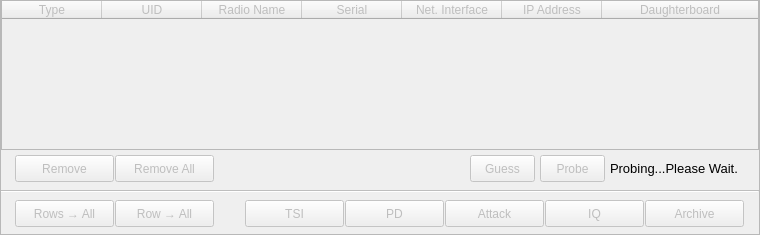
        <widget class="QFrame" name="frame1_11">
         <property name="geometry">
          <rect>
           <x>295</x>
           <y>30</y>
           <width>760</width>
           <height>235</height>
          </rect>
         </property>
         <property name="frameShape">
          <enum>QFrame::StyledPanel</enum>
         </property>
         <property name="frameShadow">
          <enum>QFrame::Raised</enum>
         </property>
         <widget class="QPushButton" name="pushButton_archive_4">
          <property name="enabled">
           <bool>false</bool>
          </property>
          <property name="geometry">
           <rect>
            <x>645</x>
            <y>200</y>
            <width>99</width>
            <height>27</height>
           </rect>
          </property>
          <property name="text">
           <string>Archive</string>
          </property>
         </widget>
         <widget class="QTableWidget" name="tableWidget_scan_results_4">
          <property name="enabled">
           <bool>false</bool>
          </property>
          <property name="geometry">
           <rect>
            <x>1</x>
            <y>0</y>
            <width>758</width>
            <height>150</height>
           </rect>
          </property>
          <property name="selectionMode">
           <enum>QAbstractItemView::SingleSelection</enum>
          </property>
          <property name="selectionBehavior">
           <enum>QAbstractItemView::SelectItems</enum>
          </property>
          <attribute name="horizontalHeaderStretchLastSection">
           <bool>true</bool>
          </attribute>
          <attribute name="verticalHeaderVisible">
           <bool>false</bool>
          </attribute>
          <column>
           <property name="text">
            <string>Type</string>
           </property>
          </column>
          <column>
           <property name="text">
            <string>UID</string>
           </property>
          </column>
          <column>
           <property name="text">
            <string>Radio Name</string>
           </property>
          </column>
          <column>
           <property name="text">
            <string>Serial</string>
           </property>
          </column>
          <column>
           <property name="text">
            <string>Net. Interface</string>
           </property>
          </column>
          <column>
           <property name="text">
            <string>IP Address</string>
           </property>
          </column>
          <column>
           <property name="text">
            <string>Daughterboard</string>
           </property>
          </column>
         </widget>
         <widget class="QPushButton" name="pushButton_tsi_4">
          <property name="enabled">
           <bool>false</bool>
          </property>
          <property name="geometry">
           <rect>
            <x>245</x>
            <y>200</y>
            <width>99</width>
            <height>27</height>
           </rect>
          </property>
          <property name="text">
           <string>TSI</string>
          </property>
         </widget>
         <widget class="QPushButton" name="pushButton_scan_results_remove_4">
          <property name="enabled">
           <bool>false</bool>
          </property>
          <property name="geometry">
           <rect>
            <x>15</x>
            <y>155</y>
            <width>99</width>
            <height>27</height>
           </rect>
          </property>
          <property name="text">
           <string>Remove</string>
          </property>
         </widget>
         <widget class="QLabel" name="label2_scan_results_probe_4">
          <property name="geometry">
           <rect>
            <x>610</x>
            <y>155</y>
            <width>145</width>
            <height>27</height>
           </rect>
          </property>
          <property name="font">
           <font>
            <pointsize>10</pointsize>
           </font>
          </property>
          <property name="text">
           <string>Probing...Please Wait.</string>
          </property>
          <property name="alignment">
           <set>Qt::AlignLeading|Qt::AlignLeft|Qt::AlignVCenter</set>
          </property>
         </widget>
         <widget class="QPushButton" name="pushButton_add_to_all_4">
          <property name="enabled">
           <bool>false</bool>
          </property>
          <property name="geometry">
           <rect>
            <x>115</x>
            <y>200</y>
            <width>99</width>
            <height>27</height>
           </rect>
          </property>
          <property name="text">
           <string>Row → All</string>
          </property>
         </widget>
         <widget class="QPushButton" name="pushButton_attack_4">
          <property name="enabled">
           <bool>false</bool>
          </property>
          <property name="geometry">
           <rect>
            <x>445</x>
            <y>200</y>
            <width>99</width>
            <height>27</height>
           </rect>
          </property>
          <property name="text">
           <string>Attack</string>
          </property>
         </widget>
         <widget class="QPushButton" name="pushButton_iq_4">
          <property name="enabled">
           <bool>false</bool>
          </property>
          <property name="geometry">
           <rect>
            <x>545</x>
            <y>200</y>
            <width>99</width>
            <height>27</height>
           </rect>
          </property>
          <property name="text">
           <string>IQ</string>
          </property>
         </widget>
         <widget class="QPushButton" name="pushButton_pd_4">
          <property name="enabled">
           <bool>false</bool>
          </property>
          <property name="geometry">
           <rect>
            <x>345</x>
            <y>200</y>
            <width>99</width>
            <height>27</height>
           </rect>
          </property>
          <property name="text">
           <string>PD</string>
          </property>
         </widget>
         <widget class="Line" name="line3_scan_results_4">
          <property name="enabled">
           <bool>false</bool>
          </property>
          <property name="geometry">
           <rect>
            <x>1</x>
            <y>190</y>
            <width>758</width>
            <height>2</height>
           </rect>
          </property>
          <property name="orientation">
           <enum>Qt::Horizontal</enum>
          </property>
         </widget>
         <widget class="QPushButton" name="pushButton_scan_results_guess_4">
          <property name="enabled">
           <bool>false</bool>
          </property>
          <property name="geometry">
           <rect>
            <x>470</x>
            <y>155</y>
            <width>65</width>
            <height>27</height>
           </rect>
          </property>
          <property name="text">
           <string>Guess</string>
          </property>
         </widget>
         <widget class="QPushButton" name="pushButton_scan_results_probe_4">
          <property name="enabled">
           <bool>false</bool>
          </property>
          <property name="geometry">
           <rect>
            <x>540</x>
            <y>155</y>
            <width>65</width>
            <height>27</height>
           </rect>
          </property>
          <property name="text">
           <string>Probe</string>
          </property>
         </widget>
         <widget class="QPushButton" name="pushButton_rows_to_all_4">
          <property name="enabled">
           <bool>false</bool>
          </property>
          <property name="geometry">
           <rect>
            <x>15</x>
            <y>200</y>
            <width>99</width>
            <height>27</height>
           </rect>
          </property>
          <property name="text">
           <string>Rows → All</string>
          </property>
         </widget>
         <widget class="QPushButton" name="pushButton_scan_results_remove_all_4">
          <property name="enabled">
           <bool>false</bool>
          </property>
          <property name="geometry">
           <rect>
            <x>115</x>
            <y>155</y>
            <width>99</width>
            <height>27</height>
           </rect>
          </property>
          <property name="text">
           <string>Remove All</string>
          </property>
         </widget>
        </widget>
